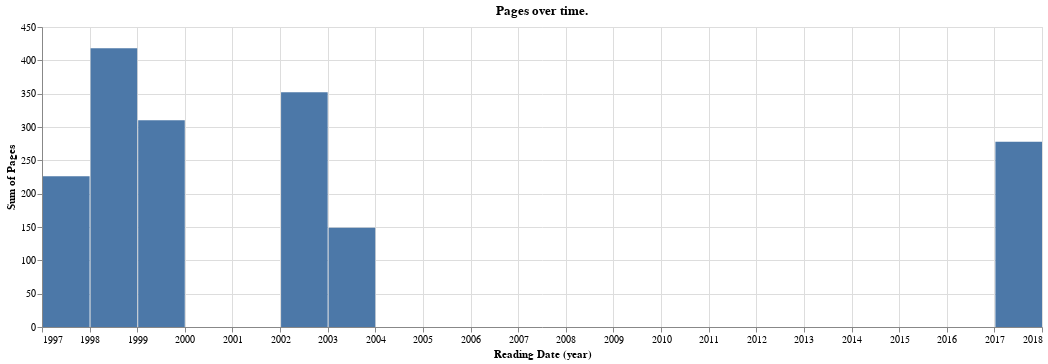

Source (notebook cell):
### Code cell
q = """
    PREFIX rdfs: <http://www.w3.org/2000/01/rdf-schema#> 
    PREFIX wdt: <http://www.wikidata.org/prop/direct/>
    PREFIX wd: <http://www.wikidata.org/entity/>
    SELECT DISTINCT ?book ?reading ?pages
    WHERE { 
        ?book a <https://birot.github.io/ontology/Book>. 
        ?book <https://birot.github.io/ontology/hasWikidataId> ?wiki.
        BIND (IRI(CONCAT(str(wd:),?wiki)) as ?wiki_book).
        OPTIONAL {service <https://query.wikidata.org/sparql> {?wiki_book wdt:P1104 ?pages}}
        ?event <https://birot.github.io/ontology/hasBook> ?book.
        ?event <https://birot.github.io/ontology/hasStartDate> ?reading. 
        }
    """

dataframe = pandas.DataFrame(create_graph().query(q))
dataframe.columns=['Book', 'Reading Date', 'Pages']
dataframe['Pages'] = dataframe['Pages'].astype('float')

chart = altair.Chart(dataframe, title='Pages over time.').mark_bar().encode(x='year(Reading Date):T', y='sum(Pages)')
display(altair.layer(chart).properties(width=1000, height=300, title=''))

### Figure 1 — Vega-Lite specification as saved in the notebook (floating-point values rounded to 4 significant figures; data arrays with more than 128 entries replaced by an {"elided": "..."} marker saying what was removed)
{"config": {"view": {"continuousWidth": 400, "continuousHeight": 300}}, "layer": [{"mark": "bar", "encoding": {"x": {"type": "temporal", "field": "Reading Date", "timeUnit": "year"}, "y": {"type": "quantitative", "aggregate": "sum", "field": "Pages"}}, "title": "Pages over time."}], "data": {"name": "data-45f16d7df8fb32035e75c1f8afc7c865"}, "height": 300, "title": "", "width": 1000, "$schema": "https://vega.github.io/schema/vega-lite/v4.8.1.json", "datasets": {"data-45f16d7df8fb32035e75c1f8afc7c865": {"elided": "149 records"}}}
